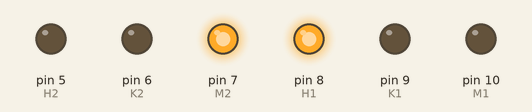
Simulated run of this sketch. Board: Arduino Uno, built with avr-gcc and run on an emulated ATmega328P. Parts: output pins drawn as LEDs (lit = HIGH).

Above: at 2.5 s.
At 6.0 s:
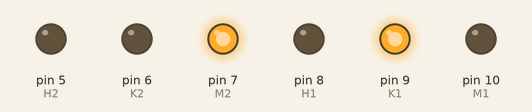
At 9.5 s:
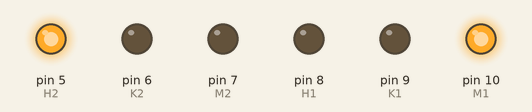
At 13.0 s:
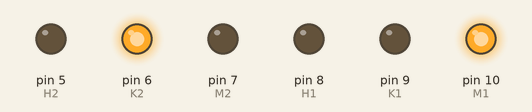
Timing chart, 0 to 18.2 s (numbered marks = the images above):
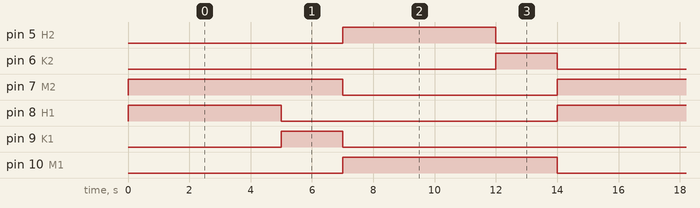

Measured:
- by itself, pin 5 (H2), pin 8 (H1): alternates HIGH for 5.0 s and LOW for 9.0 s
- by itself, pin 6 (K2), pin 9 (K1): alternates HIGH for 2.0 s and LOW for 12.0 s
- by itself, pin 7 (M2), pin 10 (M1): alternates HIGH for 7.0 s and LOW for 7.0 s

The sketch:

1.1-program-lalu-lintas.ino
```cpp
// Deklarasi pin untuk setiap lampu
#define M1 10  // Merah Jalan A. Yani
#define K1 9   // Kuning Jalan A. Yani
#define H1 8   // Hijau Jalan A. Yani
#define M2 7   // Merah Jalan MT. Haryono
#define K2 6   // Kuning Jalan MT. Haryono
#define H2 5   // Hijau Jalan MT. Haryono

void setup() {
  // Mengatur pin sebagai output
  pinMode(M1, OUTPUT);
  pinMode(K1, OUTPUT);
  pinMode(H1, OUTPUT);
  pinMode(M2, OUTPUT);
  pinMode(K2, OUTPUT);
  pinMode(H2, OUTPUT);
}

void setLampState(int m1, int k1, int h1, int m2, int k2, int h2) {
  digitalWrite(M1, m1);
  digitalWrite(K1, k1);
  digitalWrite(H1, h1);
  digitalWrite(M2, m2);
  digitalWrite(K2, k2);
  digitalWrite(H2, h2);
}

void loop() {
  // Langkah 1: Jalan A. Yani Hijau, Jalan MT. Haryono Merah
  setLampState(LOW, LOW, HIGH, HIGH, LOW, LOW);
  delay(5000); // Tunggu 5000 ms (5 detik)

  // Langkah 2: Jalan A. Yani Kuning, Jalan MT. Haryono Merah
  setLampState(LOW, HIGH, LOW, HIGH, LOW, LOW);
  delay(2000); // Tunggu 2000 ms (2 detik)

  // Langkah 3: Jalan A. Yani Merah, Jalan MT. Haryono Hijau
  setLampState(HIGH, LOW, LOW, LOW, LOW, HIGH);
  delay(5000); // Tunggu 5000 ms (5 detik)

  // Langkah 4: Jalan A. Yani Merah, Jalan MT. Haryono Kuning
  setLampState(HIGH, LOW, LOW, LOW, HIGH, LOW);
  delay(2000); // Tunggu 2000 ms (2 detik)
}
```
